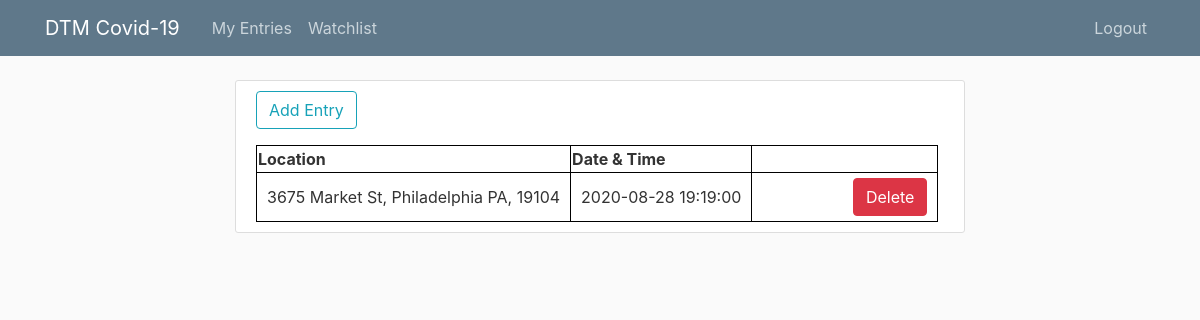
The app's page /personal_entries (signed in) with its own data.
### dtm_covid19/models.py (models this page shows, shortened)
class Entry(db.Model):
    id = db.Column(db.Integer, primary_key=True)
    user_id = db.Column(db.Integer, unique=False, nullable=False)
    address = db.Column(db.String(255), unique=False, nullable=True)
    city = db.Column(db.String(30), unique=False, nullable=True)
    state = db.Column(db.String(2), unique=False, nullable=True)
    zip_code = db.Column(db.String(5), unique=False, nullable=True)
    full_address = db.Column(db.String(255), unique=False, nullable=True)
    datetime = db.Column(db.DateTime(), unique=False, nullable=True)

### dtm_covid19/routes.py (the view)
@app.route('/personal_entries', methods=['post', 'get'])
@login_required
def personal_entries():
    entries = Entry.query.filter_by(user_id=current_user.id).all()
    if request.method == 'POST' and 'delete' in request.form.keys():
        entry_id = request.args.get('entry_id')
        db.session.delete(Entry.query.get(entry_id))
        db.session.commit()
        return redirect(url_for('personal_entries'))
    return render_template('entries/personal_entries.html', entries=entries)

### dtm_covid19/models.py (called while the page is built)
@login_manager.user_loader
def load_user(user_id):
    return User.query.get(int(user_id))

### dtm_covid19/templates/entries/personal_entries.html (shortened to what this page needs)
{% extends 'base.html' %}
{% block content %}
	<div class="content-section">
        <div class="form-group">
        	<a href="{{ url_for('add_entry') }}" class="btn btn-outline-info">Add Entry</a>
        </div>
        <table>
            {% if entries %}
                <tr class="table-header border-bottom">
                    <th>Location</th>
                    <th>Date & Time</th>
                    <th class="buttons-column" style="width: 186px;"></th>
                </tr>
                {% for entry in entries %}
        	        <tr>
        				<td>{{ entry.full_address }}</td>
        				<td>{{ entry.datetime }}</td>
        				<td align='right'>
        					<form method="POST" action="{{ url_for('personal_entries', entry_id=entry.id) }}">
        						<input class="btn btn-danger" type="submit" name="delete" value="Delete" onclick="return confirm('Are you sure you want to delete this entry?')">
        					</form>
        				</td>
        			</tr>
                {% endfor %}
            {% endif %}
        </table>
{% endblock %}

### dtm_covid19/static/main.css (style rules this page uses)
table, th, td { border: 1px solid black; border-collapse: collapse; }
td { padding: 5px 10px 5px 10px; }
body { background: #fafafa; color: #333333; margin-top: 5rem; }
.content-section { background: #ffffff; padding: 10px 20px; border: 1px solid #dddddd; border-radius: 3px; margin-bottom: 20px; }

### records on screen
Entry: full_address "3675 Market St, Philadelphia PA, 19104", datetime "2020-08-28 19:19:00"
